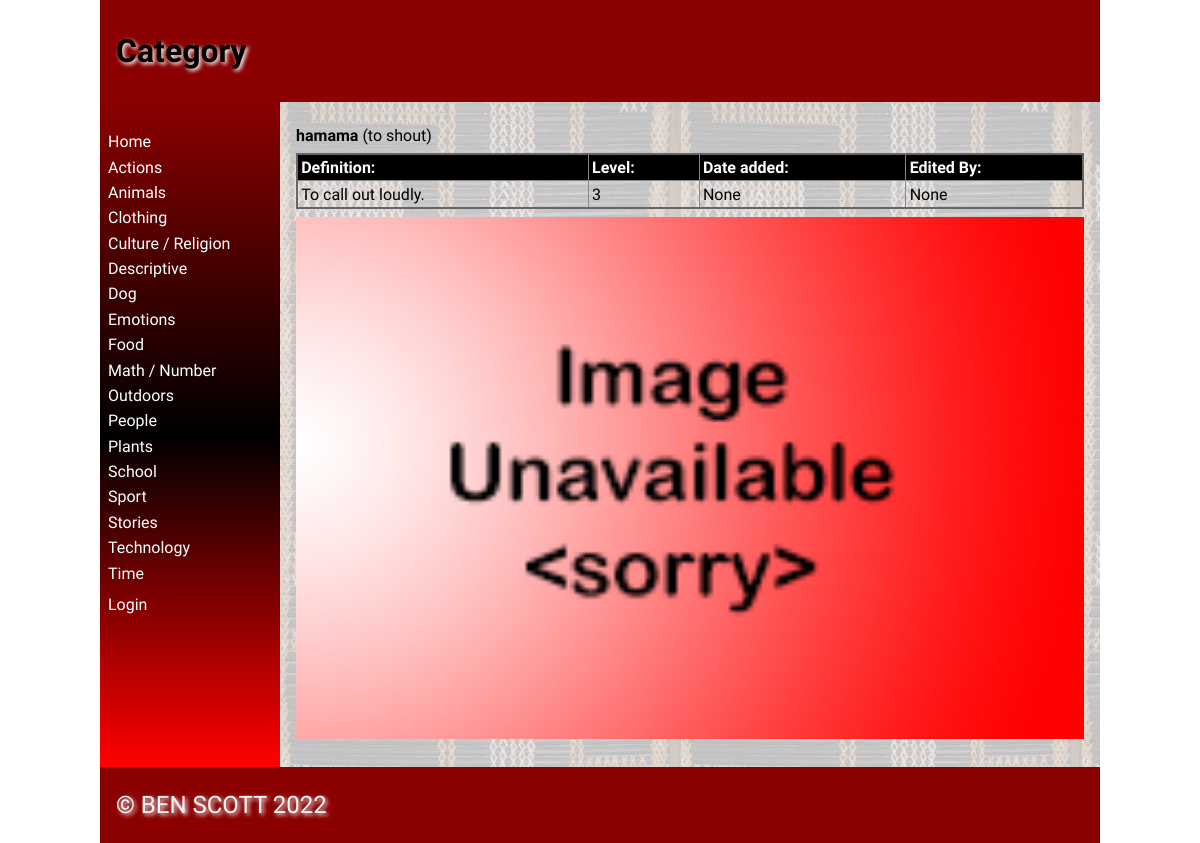
The app's page /word/1 with its own data.
### tables this page shows
CREATE TABLE categories
(
	id integer
		constraint categories_pk
			primary key autoincrement,
	category varchar(30)
);

CREATE TABLE "words"
(
    id           integer
        constraint words_pk
            primary key autoincrement
        constraint words_user_user_fk
            references user (user),
    maori_word   varchar(30),
    english_word varchar(30),
    catID        varchar(30)
        references categories,
    description  varchar(200),
    level        integer,
    userid       varchar(60),
    timestamp    datetime,
    image        varchar(30)
);

### app.py (the view)
@app.route('/word/<wordid>') #word route, used everytime a user is on a word page. uses word.html
def web_words_page(wordid):
    try:
        int(wordid)
    except ValueError:
        return redirect('/') #if the wordid is not a number, redirects user to the home page
    query = "SELECT maori_word, english_word, userid, id, description, level, timestamp, image FROM words WHERE id IS ?"
    con = create_connection(DATABASE) #create connection to the database
    cur = con.cursor()
    cur.execute(query, (wordid,))
    word_list = cur.fetchall() # puts data into a list
    con.close()
    return render_template('words.html', categories=get_category_list(), logged_in=is_logged_in(), words=word_list, teacher=is_teacher())

### app.py (called while the page is built)
def create_connection(db_file):
    try:
        connection = sqlite3.connect(db_file)
        return connection
    except Error as e:
        print(e)
    return None

def get_category_list():
    con = create_connection(DATABASE)
    query = "SELECT category, id FROM categories ORDER BY category ASC "
    cur = con.cursor()
    cur.execute(query)
    category_list = cur.fetchall()
    con.close()
    return category_list

def is_teacher(): #function that checks whether or not a user is a teacher
    if session.get("role") == '1':
        print("Is a teacher")
        return True
    return False

def is_logged_in(): #function that checks whether a user is logged in or not
    if session.get("email") is None:
        print("Not logged in")
        return False
    else:
        print("Logged in")
        return True

### templates/words.html (shortened to what this page needs)
{%  extends 'base.html' %}
{% block heading %}Category{% endblock %}
{% block main %}
{% for word in words %}
<p><strong>{{ word [0]}}</strong> ({{ word [1]}})</p>
{% endfor %}
<table class="words-table">
        <thead>
            <tr>
                <th>Definition:</th>
                <th>Level:</th>
                <th>Date added:</th>
                <th>Edited By:</th>
            </tr>
        </thead>
        <tbody>
        {% for word in words %}
            <div class = words-box>
            <tr>
                <td>{{ word[4] }}</td>
                <td>{{ word[5] }}</td>
                <td>{{ word[6] }}</td>
                <td>{{ word[2] }}</td>
            </tr>
            </div>
    </tbody>
</table>
<p width="400"><img src="/static/images/{{ word[7] }}.jpg" alt=""></p>
{% endfor %}
{% endblock %}

### templates/base.html (shortened to what this page needs)
<!doctype html>
<html lang="en">
<head>
	<link href="{{ url_for('static', filename='css/style.css') }}" rel="stylesheet">
</head>
<body>
	<div id="container">
		<header>
			<h1>{% block heading %}MAORI DICTIONARY!{% endblock %}</h1>
		</header>
		<nav>
			<ul>
                <li><a href="/">Home</a></li>
				<div class="category">
				{% for category in categories %}
					<div class ="category-box">
						<li><a href="/category/{{ category[1] }}">{{ category[0] }}</a></li>
					</div>
                {% endfor %}
				</div>
				<li> </li>
				{% if logged_in %}
				<li><a href="/logout">Log out</a></li>
				{% else %}
				<li><a href="/login">Login</a></li>
				{% endif %}
			</ul>
		</nav>
		<main>
		{% block main %}{% endblock %}
        </main>
		<footer>
			<p>
				&copy; BEN SCOTT 2022
			</p>
		</footer>
	</div>
</body>
</html>

### static/css/style.css (style rules this page uses)
* { font-family: Comfortaa, sans-serif; margin: 0; padding: 0; box-sizing: border-box; }
#container { display: grid; grid-template-columns: 75px auto; grid-template-areas: 'nav header' 'main main' 'footer footer'; }
header { grid-area: header; background-color: darkred; padding: 1rem; }
nav { grid-area: nav; }
main { grid-area: main; padding: 1rem; background-color: #edd; }
h1, h2, h3, h4 { padding: 1rem 0; font-family: 'Suez One', serif; color: #000; text-shadow: 2px 2px 4px #fff; }
p { padding: 0.5rem 0; }
a { color: #222; }
img { width: 100%; }
table { width: 100%; border: 2px solid #666; border-collapse: collapse; }
th, td { border: 1px solid #888; padding: 0.2rem; text-align: left; }
th { background-color: #000; color: #fff; }
footer { grid-area: footer; padding: 1rem; background-color: darkred; }
footer p { color: whitesmoke; text-shadow: 2px 2px 4px #fff; font-size: 1.5rem; }
@media only screen and (min-width: 768px) { #container { grid-template-columns: 180px auto; grid-template-areas: 'header header' 'nav main' 'footer footer'; } }
@media only screen and (min-width: 768px) { nav { background: linear-gradient(180deg, darkred 0%, black 50%, red 100%); padding: 0.5rem; } }
@media only screen and (min-width: 768px) { nav ul { list-style: none; } }
@media only screen and (min-width: 768px) { nav li { padding: 0.2rem 0; } }
@media only screen and (min-width: 768px) { nav a { color: #fff; text-decoration: none; } }
@media only screen and (min-width: 768px) { main { background-image: url('static/images/poutama.jpg'); } }
@media only screen and (min-width: 1000px) { #container { width: 1000px; margin: auto; } }

### records on screen
categories: category "Actions"
categories: category "Animals"
categories: category "Clothing"
categories: category "Culture / Religion"
categories: category "Descriptive"
categories: category "Dog"
categories: category "Emotions"
categories: category "Food"
categories: category "Math / Number"
categories: category "Outdoors"
categories: category "People"
categories: category "Plants"
categories: category "School"
categories: category "Sport"
categories: category "Stories"
categories: category "Technology"
categories: category "Time"
words: maori_word "hamama", english_word "to shout", description "To call out loudly.", level "3", word "None"
